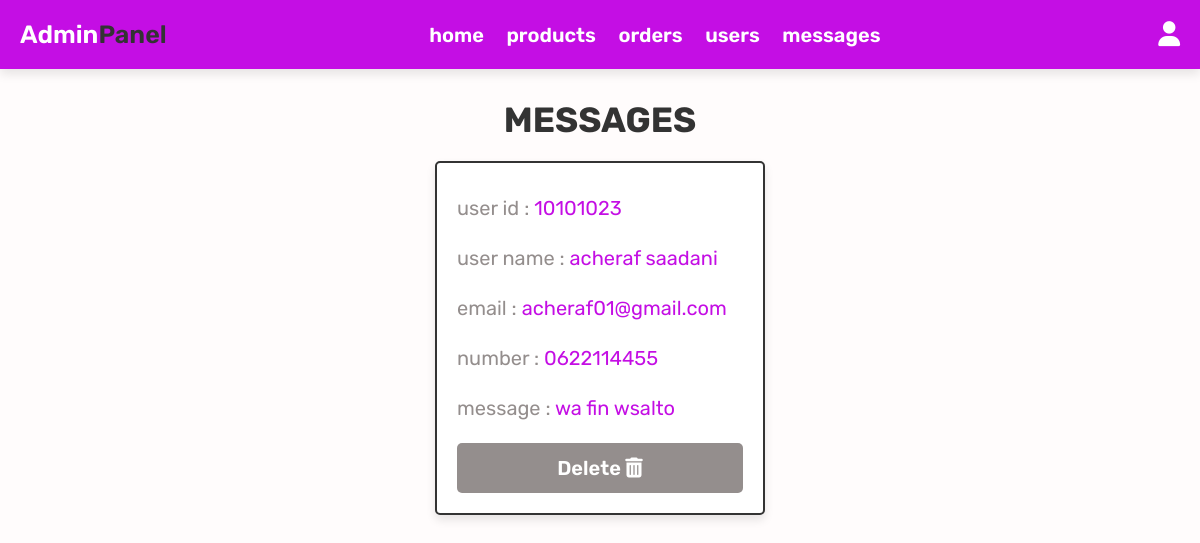
The app's page /admin_contacts.php (signed in) with its own data.
### tables this page shows
CREATE TABLE `message` (
  `id` int(100) NOT NULL,
  `user_id` int(100) NOT NULL,
  `name` varchar(100) NOT NULL,
  `email` varchar(100) NOT NULL,
  `number` varchar(12) NOT NULL,
  `message` varchar(500) NOT NULL
);

### admin_contacts.php (the view, shortened to what this page needs)
<?php
@include 'config.php';
?>
<!DOCTYPE html>
<html lang="en">
<head>
        <link rel="stylesheet" href="https://cdnjs.cloudflare.com/ajax/libs/font-awesome/6.4.2/css/all.min.css">
        <link rel="stylesheet" href="css/admin_style.css">
</head>
<body>
    <?php include 'admin_header.php';?>
    <section class="messages">
        <h1 class="title">messages</h1>
        <div class="box-container">
            <?php
               $select_message = $conn->prepare("SELECT * FROM `message` ");
               $select_message->execute();
               if($select_message->rowCount() > 0){
                while($fetch_message = $select_message->fetch(PDO::FETCH_ASSOC)){
            ?>
            <div class="box">
                <p>user id : <span><?= $fetch_message['user_id'];?></span></p>
                <p>user name : <span><?= $fetch_message['name'];?></span></p>
                <p>email : <span><?= $fetch_message['email'];?></span></p>
                <p>number : <span><?= $fetch_message['number'];?></span></p>
                <p> message : <span><?= $fetch_message['message'];?></span></p>
                <a href="admin_contacts.php?delete=<?= $fetch_message['id'];?> "onclick="return confirm('delete this message?');" class="delete-btn">delete <i class="fa-solid fa-trash-can"></i></a>
            </div>
            <?php
                    }
                }else{
                    echo '<p class="empty">you have not messages!</p>';
                }
            ?>
        </div>
    </section>
</body>
</html>

### css/admin_style.css (style rules this page uses)
.messages .box-container { display: grid; grid-template-columns: repeat(auto-fit, 33rem); gap: 1.5rem; align-items: flex-start; justify-content: center; }
.messages .box-container .box { border: var(--border); box-shadow: var(--box-shadow); background-color: var(--white); border-radius: .5rem; padding: 2rem; }
.messages .box-container .box p { line-height: 1.5; padding: 1rem 0; font-size: 2rem; color: var(--grey2); }
.messages .box-container .box p span { color: var(--pink); }

### css/components.css (style rules this page uses)
:root { --white: #fff; --black: #333; --pink: #c40ee4; --pink3: #e47df7; --grey1: #fffcfc; --grey2: #948e8d; --pink2: #d5abdc; --border:.2rem solid var(--black); --box-shadow: 0 .5rem 1rem rgba(0,0,0,.1); }
* { font-family: 'Rubik', sans-serif; margin: 0; padding: 0; box-sizing: border-box; outline: none; border: none; text-decoration: none; }
body { background-color: var(--grey1); }
html { font-size: 62.5%; overflow-x: hidden; scroll-behavior: smooth; scroll-padding-top: 6.5rem; }
section { padding: 3rem 2rem; max-width: 1200px; margin: 0 auto; }
.btn, .delete-btn, .option-btn { width: 100%; display: block; margin-top: 1rem; border-radius: .5rem; color: var(--white); font-size: 2rem; padding: 1.3rem 3rem; cursor: pointer; text-transform: capitalize; font-weight: 600; text-align: center; }
.delete-btn { background-color: var(--grey2); }
.title { text-align: center; margin-bottom: 2rem; text-transform: uppercase; color: var(--black); font-size: 3.5rem; }

### records on screen
message: user "10101023", name "acheraf saadani", email "acheraf01@gmail.com", number "0622114455", message "wa fin wsalto"
